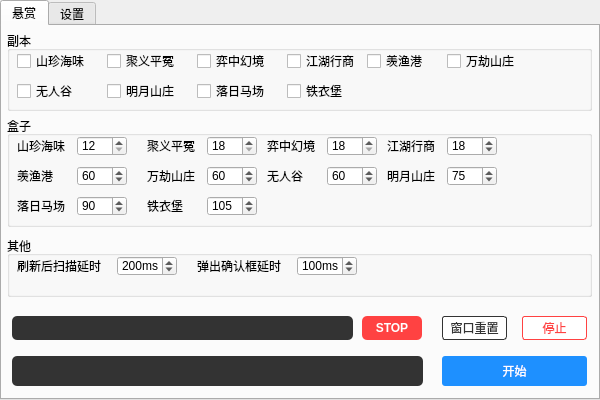
<?xml version="1.0" encoding="UTF-8"?>
<ui version="4.0">
 <class>MainWindow</class>
 <widget class="QMainWindow" name="MainWindow">
  <property name="geometry">
   <rect>
    <x>0</x>
    <y>0</y>
    <width>600</width>
    <height>400</height>
   </rect>
  </property>
  <property name="minimumSize">
   <size>
    <width>600</width>
    <height>400</height>
   </size>
  </property>
  <property name="maximumSize">
   <size>
    <width>600</width>
    <height>400</height>
   </size>
  </property>
  <property name="cursor">
   <cursorShape>ArrowCursor</cursorShape>
  </property>
  <property name="windowTitle">
   <string> 一梦江湖助手 v0.4</string>
  </property>
  <property name="windowOpacity">
   <double>0.950000000000000</double>
  </property>
  <widget class="QWidget" name="centralwidget">
   <widget class="QTabWidget" name="tabWidget">
    <property name="geometry">
     <rect>
      <x>0</x>
      <y>0</y>
      <width>600</width>
      <height>400</height>
     </rect>
    </property>
    <property name="cursor">
     <cursorShape>ArrowCursor</cursorShape>
    </property>
    <property name="currentIndex">
     <number>0</number>
    </property>
    <widget class="QWidget" name="rewordTab">
     <attribute name="title">
      <string>悬赏</string>
     </attribute>
     <widget class="QGroupBox" name="rewordInstanceGroupBox">
      <property name="geometry">
       <rect>
        <x>5</x>
        <y>5</y>
        <width>585</width>
        <height>80</height>
       </rect>
      </property>
      <property name="title">
       <string>副本</string>
      </property>
      <widget class="QCheckBox" name="szhwRewordCheckBox">
       <property name="geometry">
        <rect>
         <x>10</x>
         <y>20</y>
         <width>80</width>
         <height>20</height>
        </rect>
       </property>
       <property name="text">
        <string>山珍海味</string>
       </property>
      </widget>
      <widget class="QCheckBox" name="jypyRewordCheckBox">
       <property name="geometry">
        <rect>
         <x>100</x>
         <y>20</y>
         <width>80</width>
         <height>20</height>
        </rect>
       </property>
       <property name="text">
        <string>聚义平冤</string>
       </property>
      </widget>
      <widget class="QCheckBox" name="jhxsRewordCheckBox">
       <property name="geometry">
        <rect>
         <x>280</x>
         <y>20</y>
         <width>80</width>
         <height>20</height>
        </rect>
       </property>
       <property name="text">
        <string>江湖行商</string>
       </property>
      </widget>
      <widget class="QCheckBox" name="xygRewordCheckBox">
       <property name="geometry">
        <rect>
         <x>360</x>
         <y>20</y>
         <width>80</width>
         <height>20</height>
        </rect>
       </property>
       <property name="text">
        <string>羡渔港</string>
       </property>
      </widget>
      <widget class="QCheckBox" name="wjszRewordCheckBox">
       <property name="geometry">
        <rect>
         <x>440</x>
         <y>20</y>
         <width>80</width>
         <height>20</height>
        </rect>
       </property>
       <property name="text">
        <string>万劫山庄</string>
       </property>
      </widget>
      <widget class="QCheckBox" name="wrgRewordCheckBox">
       <property name="geometry">
        <rect>
         <x>10</x>
         <y>50</y>
         <width>80</width>
         <height>20</height>
        </rect>
       </property>
       <property name="text">
        <string>无人谷</string>
       </property>
      </widget>
      <widget class="QCheckBox" name="myszRewordCheckBox">
       <property name="geometry">
        <rect>
         <x>100</x>
         <y>50</y>
         <width>80</width>
         <height>20</height>
        </rect>
       </property>
       <property name="text">
        <string>明月山庄</string>
       </property>
      </widget>
      <widget class="QCheckBox" name="lrmcRewordCheckBox">
       <property name="geometry">
        <rect>
         <x>190</x>
         <y>50</y>
         <width>80</width>
         <height>20</height>
        </rect>
       </property>
       <property name="text">
        <string>落日马场</string>
       </property>
      </widget>
      <widget class="QCheckBox" name="tybRewordCheckBox">
       <property name="geometry">
        <rect>
         <x>280</x>
         <y>50</y>
         <width>80</width>
         <height>20</height>
        </rect>
       </property>
       <property name="text">
        <string>铁衣堡</string>
       </property>
      </widget>
      <widget class="QCheckBox" name="yzhjRewordCheckBox">
       <property name="geometry">
        <rect>
         <x>190</x>
         <y>20</y>
         <width>80</width>
         <height>20</height>
        </rect>
       </property>
       <property name="text">
        <string>弈中幻境</string>
       </property>
      </widget>
     </widget>
     <widget class="QGroupBox" name="instanceBoxGroupBox">
      <property name="geometry">
       <rect>
        <x>5</x>
        <y>90</y>
        <width>585</width>
        <height>111</height>
       </rect>
      </property>
      <property name="title">
       <string>盒子</string>
      </property>
      <widget class="QLabel" name="szhwRewordLabel">
       <property name="geometry">
        <rect>
         <x>10</x>
         <y>20</y>
         <width>50</width>
         <height>20</height>
        </rect>
       </property>
       <property name="text">
        <string>山珍海味</string>
       </property>
      </widget>
      <widget class="QSpinBox" name="szhwRewordSpinBox">
       <property name="geometry">
        <rect>
         <x>70</x>
         <y>20</y>
         <width>50</width>
         <height>20</height>
        </rect>
       </property>
       <property name="styleSheet">
        <string notr="true"/>
       </property>
       <property name="suffix">
        <string/>
       </property>
       <property name="prefix">
        <string/>
       </property>
       <property name="minimum">
        <number>12</number>
       </property>
       <property name="maximum">
        <number>999</number>
       </property>
       <property name="value">
        <number>12</number>
       </property>
      </widget>
      <widget class="QLabel" name="jypyRewordLabel">
       <property name="geometry">
        <rect>
         <x>140</x>
         <y>20</y>
         <width>50</width>
         <height>20</height>
        </rect>
       </property>
       <property name="text">
        <string>聚义平冤</string>
       </property>
      </widget>
      <widget class="QLabel" name="jhxsRewordLabel">
       <property name="geometry">
        <rect>
         <x>380</x>
         <y>20</y>
         <width>50</width>
         <height>20</height>
        </rect>
       </property>
       <property name="text">
        <string>江湖行商</string>
       </property>
      </widget>
      <widget class="QLabel" name="xygRewordLabel">
       <property name="geometry">
        <rect>
         <x>10</x>
         <y>50</y>
         <width>50</width>
         <height>20</height>
        </rect>
       </property>
       <property name="text">
        <string>羡渔港</string>
       </property>
      </widget>
      <widget class="QLabel" name="wjszRewordLabel">
       <property name="geometry">
        <rect>
         <x>140</x>
         <y>50</y>
         <width>50</width>
         <height>20</height>
        </rect>
       </property>
       <property name="text">
        <string>万劫山庄</string>
       </property>
      </widget>
      <widget class="QLabel" name="tybRewordLabel">
       <property name="geometry">
        <rect>
         <x>140</x>
         <y>80</y>
         <width>50</width>
         <height>20</height>
        </rect>
       </property>
       <property name="text">
        <string>铁衣堡</string>
       </property>
      </widget>
      <widget class="QLabel" name="wrgRewordLabel">
       <property name="geometry">
        <rect>
         <x>260</x>
         <y>50</y>
         <width>50</width>
         <height>20</height>
        </rect>
       </property>
       <property name="text">
        <string>无人谷</string>
       </property>
      </widget>
      <widget class="QLabel" name="myszRewordLabel">
       <property name="geometry">
        <rect>
         <x>380</x>
         <y>50</y>
         <width>50</width>
         <height>20</height>
        </rect>
       </property>
       <property name="text">
        <string>明月山庄</string>
       </property>
      </widget>
      <widget class="QLabel" name="lrmcRewordLabel">
       <property name="geometry">
        <rect>
         <x>10</x>
         <y>80</y>
         <width>50</width>
         <height>20</height>
        </rect>
       </property>
       <property name="text">
        <string>落日马场</string>
       </property>
      </widget>
      <widget class="QSpinBox" name="jypyRewordSpinBox">
       <property name="geometry">
        <rect>
         <x>200</x>
         <y>20</y>
         <width>50</width>
         <height>20</height>
        </rect>
       </property>
       <property name="minimum">
        <number>18</number>
       </property>
       <property name="maximum">
        <number>999</number>
       </property>
       <property name="value">
        <number>18</number>
       </property>
      </widget>
      <widget class="QSpinBox" name="jhxsRewordSpinBox">
       <property name="geometry">
        <rect>
         <x>440</x>
         <y>20</y>
         <width>50</width>
         <height>20</height>
        </rect>
       </property>
       <property name="minimum">
        <number>9</number>
       </property>
       <property name="maximum">
        <number>999</number>
       </property>
       <property name="value">
        <number>18</number>
       </property>
      </widget>
      <widget class="QSpinBox" name="xygRewordSpinBox">
       <property name="geometry">
        <rect>
         <x>70</x>
         <y>50</y>
         <width>50</width>
         <height>20</height>
        </rect>
       </property>
       <property name="minimum">
        <number>20</number>
       </property>
       <property name="maximum">
        <number>999</number>
       </property>
       <property name="value">
        <number>60</number>
       </property>
      </widget>
      <widget class="QSpinBox" name="wjszRewordSpinBox">
       <property name="geometry">
        <rect>
         <x>200</x>
         <y>50</y>
         <width>50</width>
         <height>20</height>
        </rect>
       </property>
       <property name="minimum">
        <number>20</number>
       </property>
       <property name="maximum">
        <number>999</number>
       </property>
       <property name="value">
        <number>60</number>
       </property>
      </widget>
      <widget class="QSpinBox" name="wrgRewordSpinBox">
       <property name="geometry">
        <rect>
         <x>320</x>
         <y>50</y>
         <width>50</width>
         <height>20</height>
        </rect>
       </property>
       <property name="minimum">
        <number>20</number>
       </property>
       <property name="maximum">
        <number>999</number>
       </property>
       <property name="value">
        <number>60</number>
       </property>
      </widget>
      <widget class="QSpinBox" name="myszRewordSpinBox">
       <property name="geometry">
        <rect>
         <x>440</x>
         <y>50</y>
         <width>50</width>
         <height>20</height>
        </rect>
       </property>
       <property name="minimum">
        <number>25</number>
       </property>
       <property name="maximum">
        <number>999</number>
       </property>
       <property name="value">
        <number>75</number>
       </property>
      </widget>
      <widget class="QSpinBox" name="lrmcRewordSpinBox">
       <property name="geometry">
        <rect>
         <x>70</x>
         <y>80</y>
         <width>50</width>
         <height>20</height>
        </rect>
       </property>
       <property name="minimum">
        <number>30</number>
       </property>
       <property name="maximum">
        <number>999</number>
       </property>
       <property name="value">
        <number>90</number>
       </property>
      </widget>
      <widget class="QSpinBox" name="tybRewordSpinBox">
       <property name="geometry">
        <rect>
         <x>200</x>
         <y>80</y>
         <width>50</width>
         <height>20</height>
        </rect>
       </property>
       <property name="minimum">
        <number>35</number>
       </property>
       <property name="maximum">
        <number>999</number>
       </property>
       <property name="value">
        <number>105</number>
       </property>
      </widget>
      <widget class="QLabel" name="yzhjRewordLabel">
       <property name="geometry">
        <rect>
         <x>260</x>
         <y>20</y>
         <width>50</width>
         <height>20</height>
        </rect>
       </property>
       <property name="text">
        <string>弈中幻境</string>
       </property>
      </widget>
      <widget class="QSpinBox" name="yzhjRewordSpinBox">
       <property name="geometry">
        <rect>
         <x>320</x>
         <y>20</y>
         <width>50</width>
         <height>20</height>
        </rect>
       </property>
       <property name="minimum">
        <number>18</number>
       </property>
       <property name="maximum">
        <number>999</number>
       </property>
      </widget>
     </widget>
     <widget class="QGroupBox" name="otherGroupBox">
      <property name="geometry">
       <rect>
        <x>5</x>
        <y>210</y>
        <width>585</width>
        <height>61</height>
       </rect>
      </property>
      <property name="title">
       <string>其他</string>
      </property>
      <widget class="QLabel" name="scanDelayRewordLabel">
       <property name="geometry">
        <rect>
         <x>10</x>
         <y>20</y>
         <width>90</width>
         <height>20</height>
        </rect>
       </property>
       <property name="text">
        <string>刷新后扫描延时</string>
       </property>
      </widget>
      <widget class="QSpinBox" name="scanDelayRewordSpinBox">
       <property name="geometry">
        <rect>
         <x>110</x>
         <y>20</y>
         <width>60</width>
         <height>20</height>
        </rect>
       </property>
       <property name="suffix">
        <string>ms</string>
       </property>
       <property name="minimum">
        <number>50</number>
       </property>
       <property name="maximum">
        <number>9999</number>
       </property>
       <property name="value">
        <number>200</number>
       </property>
      </widget>
      <widget class="QLabel" name="popupDelayRewordLabel">
       <property name="geometry">
        <rect>
         <x>190</x>
         <y>20</y>
         <width>90</width>
         <height>20</height>
        </rect>
       </property>
       <property name="text">
        <string>弹出确认框延时</string>
       </property>
      </widget>
      <widget class="QSpinBox" name="popupDelayRewordSpinBox">
       <property name="geometry">
        <rect>
         <x>290</x>
         <y>20</y>
         <width>60</width>
         <height>20</height>
        </rect>
       </property>
       <property name="suffix">
        <string>ms</string>
       </property>
       <property name="minimum">
        <number>50</number>
       </property>
       <property name="maximum">
        <number>9999</number>
       </property>
       <property name="value">
        <number>100</number>
       </property>
      </widget>
     </widget>
     <widget class="QLabel" name="rewordOutputLabel">
      <property name="geometry">
       <rect>
        <x>10</x>
        <y>330</y>
        <width>411</width>
        <height>30</height>
       </rect>
      </property>
      <property name="styleSheet">
       <string notr="true">border-width: 0;
border-radius: 5px;
background-color: #333;
color: #00ff00;
padding: 2px 5px;</string>
      </property>
      <property name="text">
       <string/>
      </property>
      <property name="alignment">
       <set>Qt::AlignLeading|Qt::AlignLeft|Qt::AlignVCenter</set>
      </property>
     </widget>
     <widget class="QPushButton" name="rewordStopButton">
      <property name="geometry">
       <rect>
        <x>520</x>
        <y>290</y>
        <width>65</width>
        <height>24</height>
       </rect>
      </property>
      <property name="cursor">
       <cursorShape>PointingHandCursor</cursorShape>
      </property>
      <property name="styleSheet">
       <string notr="true">QPushButton {
border:1px solid #ff4242;
border-radius: 3px;
background-color: #fff;
color: #ff4242;
}

QPushButton:hover {
background-color: #ff4242;
color:#fff;
}</string>
      </property>
      <property name="text">
       <string>停止</string>
      </property>
     </widget>
     <widget class="QPushButton" name="rewordStartButton">
      <property name="geometry">
       <rect>
        <x>440</x>
        <y>330</y>
        <width>145</width>
        <height>30</height>
       </rect>
      </property>
      <property name="cursor">
       <cursorShape>PointingHandCursor</cursorShape>
      </property>
      <property name="styleSheet">
       <string notr="true">QPushButton {
border-width: 0;
border-radius: 3px;
background-color: #1E90FF;
color: #FFF;
}

QPushButton:hover {
background-color: #00BFFF;
}</string>
      </property>
      <property name="text">
       <string>开始</string>
      </property>
     </widget>
     <widget class="QPushButton" name="rewordResetWindowButton">
      <property name="geometry">
       <rect>
        <x>440</x>
        <y>290</y>
        <width>65</width>
        <height>24</height>
       </rect>
      </property>
      <property name="cursor">
       <cursorShape>PointingHandCursor</cursorShape>
      </property>
      <property name="whatsThis">
       <string>&lt;html&gt;&lt;head/&gt;&lt;body&gt;&lt;p&gt;重置窗口&lt;/p&gt;&lt;/body&gt;&lt;/html&gt;</string>
      </property>
      <property name="styleSheet">
       <string notr="true">QPushButton {
border:1px solid #333;
border-radius: 3px;
background-color: #fff;
color: #333;
}

QPushButton:hover {
background-color: #333;
color:#fff;
}</string>
      </property>
      <property name="text">
       <string>窗口重置</string>
      </property>
     </widget>
     <widget class="QLabel" name="scanResultOutputLabel">
      <property name="geometry">
       <rect>
        <x>10</x>
        <y>290</y>
        <width>341</width>
        <height>24</height>
       </rect>
      </property>
      <property name="styleSheet">
       <string notr="true">border-width: 0;
border-radius: 5px;
background-color: #333;
color: #00ff00;
padding: 2px 5px;</string>
      </property>
      <property name="text">
       <string/>
      </property>
      <property name="alignment">
       <set>Qt::AlignLeading|Qt::AlignLeft|Qt::AlignVCenter</set>
      </property>
     </widget>
     <widget class="QLabel" name="rewordScriptStateLabel">
      <property name="geometry">
       <rect>
        <x>360</x>
        <y>290</y>
        <width>60</width>
        <height>24</height>
       </rect>
      </property>
      <property name="font">
       <font>
        <family>Arial</family>
        <weight>75</weight>
        <bold>true</bold>
       </font>
      </property>
      <property name="styleSheet">
       <string notr="true">border-width: 0;
border-radius: 5px;
background-color: #ff4242;
color: #fff;
padding: 2px 5px;</string>
      </property>
      <property name="text">
       <string>STOP</string>
      </property>
      <property name="textFormat">
       <enum>Qt::PlainText</enum>
      </property>
      <property name="alignment">
       <set>Qt::AlignCenter</set>
      </property>
     </widget>
    </widget>
    <widget class="QWidget" name="settingTab">
     <attribute name="title">
      <string>设置</string>
     </attribute>
     <widget class="QGroupBox" name="settingPulignGroupBox">
      <property name="geometry">
       <rect>
        <x>5</x>
        <y>10</y>
        <width>140</width>
        <height>60</height>
       </rect>
      </property>
      <property name="title">
       <string>插件</string>
      </property>
      <widget class="QPushButton" name="registerPulignButton">
       <property name="geometry">
        <rect>
         <x>10</x>
         <y>20</y>
         <width>50</width>
         <height>23</height>
        </rect>
       </property>
       <property name="styleSheet">
        <string notr="true">QPushButton {
border:1px solid #333;
border-radius: 3px;
background-color: #fff;
color: #333;
}

QPushButton:hover {
background-color: #333;
color:#fff;
}</string>
       </property>
       <property name="text">
        <string>注册</string>
       </property>
      </widget>
      <widget class="QPushButton" name="uinstallPulignButton">
       <property name="geometry">
        <rect>
         <x>80</x>
         <y>20</y>
         <width>50</width>
         <height>23</height>
        </rect>
       </property>
       <property name="styleSheet">
        <string notr="true">QPushButton {
border:1px solid #ff4242;
border-radius: 3px;
background-color: #fff;
color: #ff4242;
}

QPushButton:hover {
background-color: #ff4242;
color:#fff;
}</string>
       </property>
       <property name="text">
        <string>注销</string>
       </property>
      </widget>
     </widget>
     <widget class="QGroupBox" name="settingRewordGroupBox">
      <property name="geometry">
       <rect>
        <x>160</x>
        <y>10</y>
        <width>431</width>
        <height>61</height>
       </rect>
      </property>
      <property name="title">
       <string>悬赏</string>
      </property>
      <widget class="QLabel" name="seetingRewordNumberFontPathLabel">
       <property name="geometry">
        <rect>
         <x>10</x>
         <y>20</y>
         <width>31</width>
         <height>20</height>
        </rect>
       </property>
       <property name="text">
        <string>字库</string>
       </property>
      </widget>
      <widget class="QLineEdit" name="settingRewordNumberFontPathLineEdit">
       <property name="geometry">
        <rect>
         <x>50</x>
         <y>20</y>
         <width>371</width>
         <height>20</height>
        </rect>
       </property>
       <property name="styleSheet">
        <string notr="true">border: 1px solid #333;
border-radius: 5px;
padding-left:5px;</string>
       </property>
       <property name="text">
        <string>.\resource\reword_number.txt</string>
       </property>
      </widget>
     </widget>
    </widget>
   </widget>
  </widget>
 </widget>
 <resources/>
 <connections/>
</ui>
